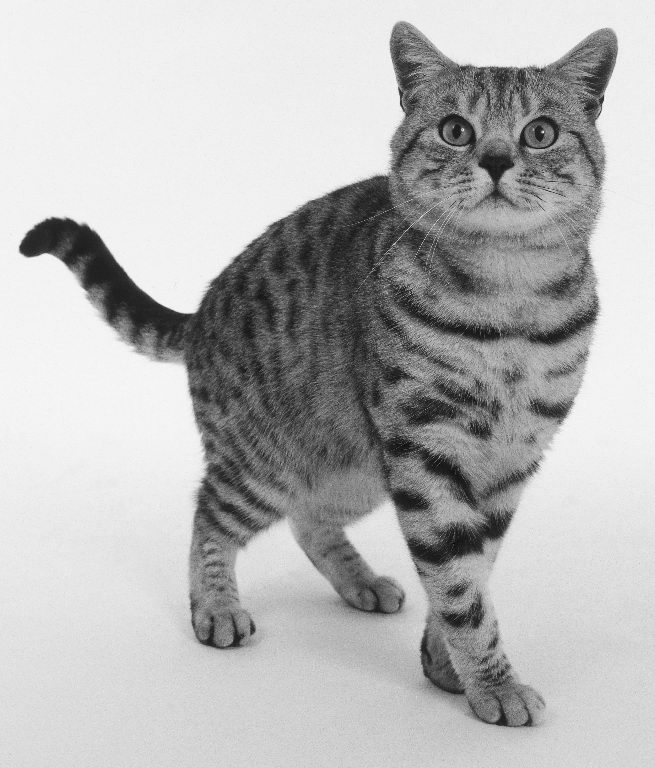
#> input picture YinghanXu_CS7030_lab/StripedCat1.png, 655 x 768 px
$ jupyter execute 'lab assignment4 Convolution.ipynb'   (shell and % lines are left out)
#> lines starting #> are read from the running program, lines starting #| are printed output that depends on the picture
[cell 1]
# FS plots of stripe imagery and its Fourier Transforms, 2015-10-20.


import numpy as np

from scipy import misc
from scipy import ndimage
from scipy import signal

import matplotlib.pyplot as plt
import matplotlib.cm as cm
import matplotlib.image as mpimg

from scipy.fftpack import fft2, ifft2, fftshift, ifftshift, fftfreq

[cell 2]
#create the signal
def createSignal(func,time_array):
    i=0
    result = [0.0]*len(time_array)
    for t in time_array:
        result[i]=func(t)
        i=i+1
    return result

#rectangle function
def rect(t):
    if np.abs(t)>0.5:
        return 0
    elif np.abs(t)==0.5:
         return 0.5
    elif np.abs(t)<0.5:
        return 1

#signum function
def signum(t):
    return np.sign(t)

#triangle function
def triangle(t):
    if np.abs(t) < 1:
        return 1-np.abs(t)
    else:
        return 0

#calculate the 2D signal and the power
def power(signal1D):
    signal2D =np.empty([len(signal1D),len(signal1D)])
    for x in range(0,len(signal1D)):
        for y in range(0,len(signal1D)):
            signal2D[x][y] =signal1D[x]*signal1D[y]
    fft=np.fft.fftshift(np.log(fft2(signal2D)),axes=(0,1))
    return signal2D,fft

#convolution
def convolve(img,kernel):
    fft = fft2(img)
    space = signal.convolve2d(img,kernel)
    freq = signal.convolve2d(fft,kernel)
    return space,freq

#plot
def plot(conv_img,conv_freq,name):
    fig= plt.figure(figsize=(10,10))

    space_subfig = fig.add_subplot(2,1,1)
    space_subfig.set_title(name + " convolve image")
    space_subfig.imshow(np.abs(conv_img),cmap=cm.Greys_r)

    freq_subfig = fig.add_subplot(2,1,2)
    freq_subfig.set_title(name + " convolve freq")
    freq_subfig.imshow(np.log(np.abs(conv_freq)),cmap=cm.Greys_r)

    fig.show()

img = mpimg.imread('StripedCat1.png') #reading the image
#> img is the input picture: shape (768, 655) float32; min 0, max 1, mean 0.713

#creating the space sampling
space_plot=1
space_density = 5
space_array= np.linspace(0,space_plot,space_density*space_plot)

#Rectangle signal
rect_array = createSignal(rect,space_array)
rect_signal2D,rect_fft = power(rect_array)
rect_conv_img,rect_conv_freq = convolve(img,rect_signal2D)
#> in convolve, `space = signal.convolve2d(img,kernel)`:
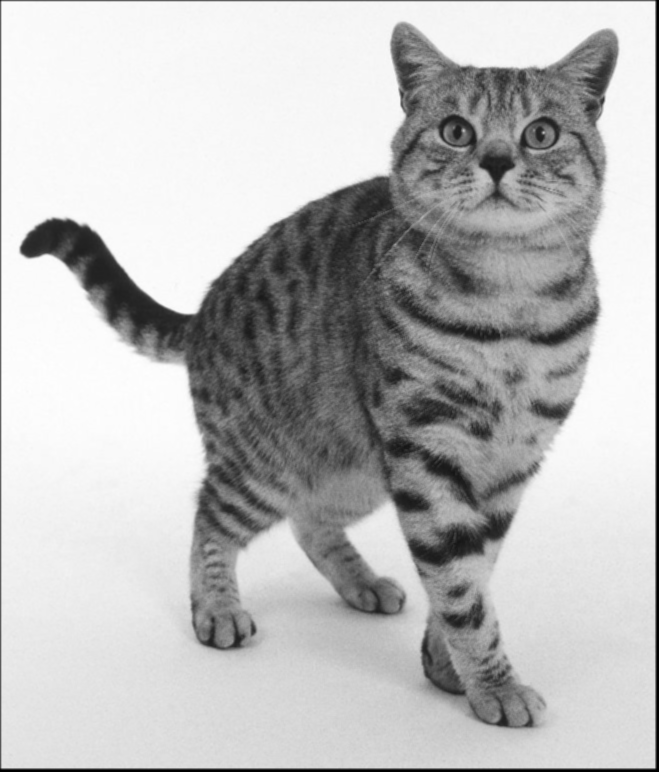
#> space: shape (772, 659) float64; min 0, max 6.04, mean 4.4; drawn with min black and max white
plot(rect_conv_img,rect_conv_freq,"Rectangle")
#> in plot, `fig.show()`:
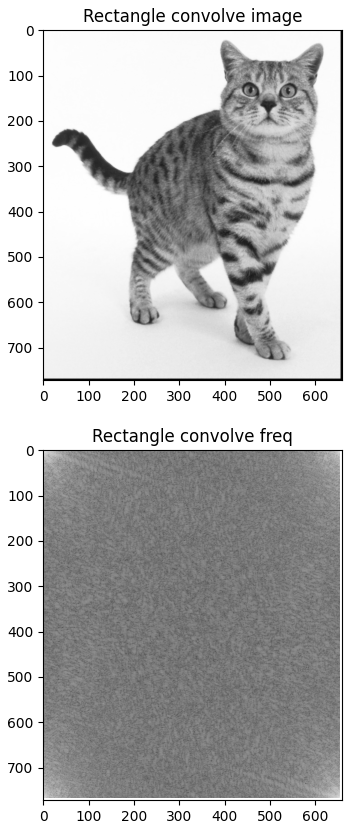
#> figure drawn by matplotlib, 2 panels

#triangle signal
triangle_array = createSignal(triangle, space_array)
triangle_signal2D, tirangle_fft = power(triangle_array)
triangle_conv_img, triangle_conv_freq = convolve(img, triangle_signal2D)
plot(triangle_conv_img, triangle_conv_freq, "Triangle")

#Signum signal
signum_array = createSignal(signum, space_array)
signum_signal2D, signum_fft = power(signum_array)
signum_conv_img, signum_conv_freq = convolve(img, signum_signal2D)
#> in convolve (call 3), `space = signal.convolve2d(img,kernel)`:
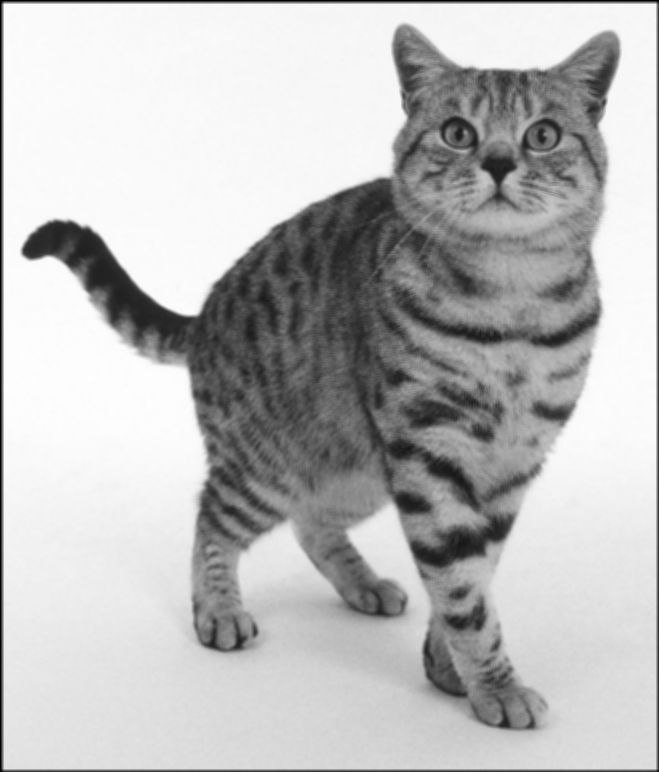
#> space: shape (772, 659) float64; min 0, max 15.42, mean 11.28; drawn with min black and max white
plot(signum_conv_img, signum_conv_freq, "Signum")
#> call 3 of plot, with conv_freq = array of shape (772, 659), name = 'Signum'
#> in plot (call 3), `fig.show()`:
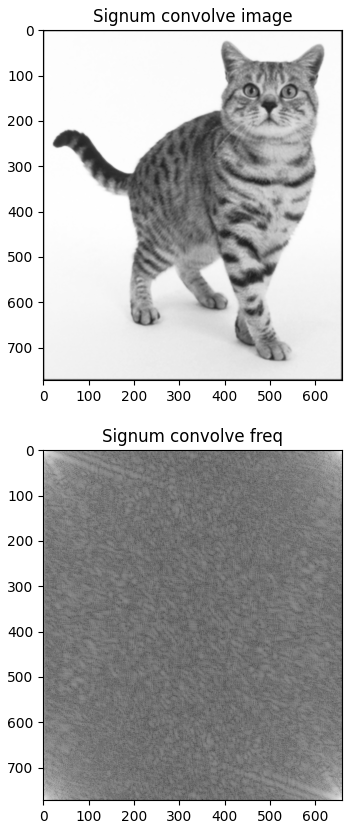
#> figure drawn by matplotlib, 2 panels
